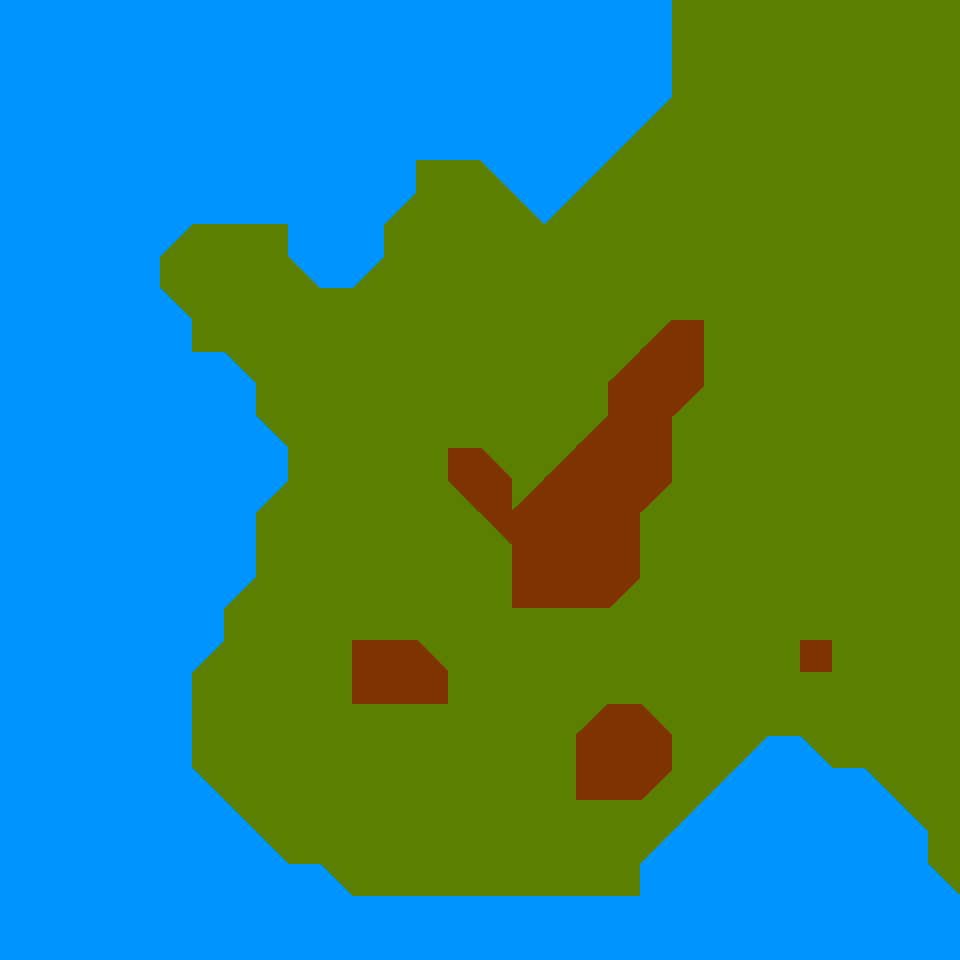

Tiled map render using the project's own tile images. Description and the map definition, with tile-layer contents summarised, below:
An orthogonal 30x30 tile map with 32x32 px tiles, 1 tile layer (Background), 1 hidden layer not drawn, 2 tilesets.

<map version="1.0" orientation="orthogonal" renderorder="right-down" width="30" height="30" tilewidth="32" tileheight="32" nextobjectid="1">
 <tileset firstgid="1" name="bck" tilewidth="32" tileheight="32" spacing="1" margin="1" tilecount="48" columns="8">
  <image source="green_world.png" width="265" height="199" />
 </tileset>
 <tileset firstgid="49" name="Roads" tilewidth="50" tileheight="50" spacing="1" margin="1" tilecount="36" columns="6">
  <tileoffset x="-8" y="10" />
  <image source="../../icongen/map.png" width="307" height="307" />
 </tileset>
 <layer name="Background" width="30" height="30">
  <data>[900 cells, 900 non-empty, 11 distinct tile ids]</data>
 </layer>
 <layer name="Roads" width="30" height="30" visible="0">
  <data>[900 cells, 19 non-empty, 13 distinct tile ids]</data>
 </layer>
</map>
